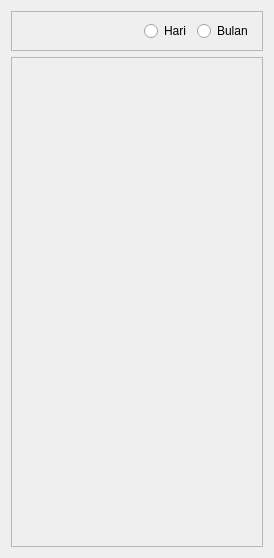
<?xml version="1.0" encoding="UTF-8"?>
<ui version="4.0">
 <class>SummaryWidget</class>
 <widget class="QWidget" name="SummaryWidget">
  <property name="geometry">
   <rect>
    <x>0</x>
    <y>0</y>
    <width>274</width>
    <height>558</height>
   </rect>
  </property>
  <property name="minimumSize">
   <size>
    <width>274</width>
    <height>558</height>
   </size>
  </property>
  <property name="windowTitle">
   <string>Ringkasan</string>
  </property>
  <layout class="QVBoxLayout" name="verticalLayout">
   <item>
    <widget class="QFrame" name="frame">
     <property name="frameShape">
      <enum>QFrame::Shape::StyledPanel</enum>
     </property>
     <property name="frameShadow">
      <enum>QFrame::Shadow::Raised</enum>
     </property>
     <layout class="QHBoxLayout" name="horizontalLayout">
      <item>
       <spacer name="horizontalSpacer">
        <property name="orientation">
         <enum>Qt::Orientation::Horizontal</enum>
        </property>
        <property name="sizeHint" stdset="0">
         <size>
          <width>123</width>
          <height>20</height>
         </size>
        </property>
       </spacer>
      </item>
      <item>
       <widget class="QRadioButton" name="radioButton">
        <property name="text">
         <string>Hari</string>
        </property>
       </widget>
      </item>
      <item>
       <widget class="QRadioButton" name="radioButton_2">
        <property name="text">
         <string>Bulan</string>
        </property>
       </widget>
      </item>
     </layout>
    </widget>
   </item>
   <item>
    <widget class="QScrollArea" name="scrollArea">
     <property name="widgetResizable">
      <bool>true</bool>
     </property>
     <widget class="QWidget" name="scrollAreaWidgetContents">
      <property name="geometry">
       <rect>
        <x>0</x>
        <y>0</y>
        <width>254</width>
        <height>489</height>
       </rect>
      </property>
     </widget>
    </widget>
   </item>
  </layout>
 </widget>
 <resources/>
 <connections/>
</ui>
